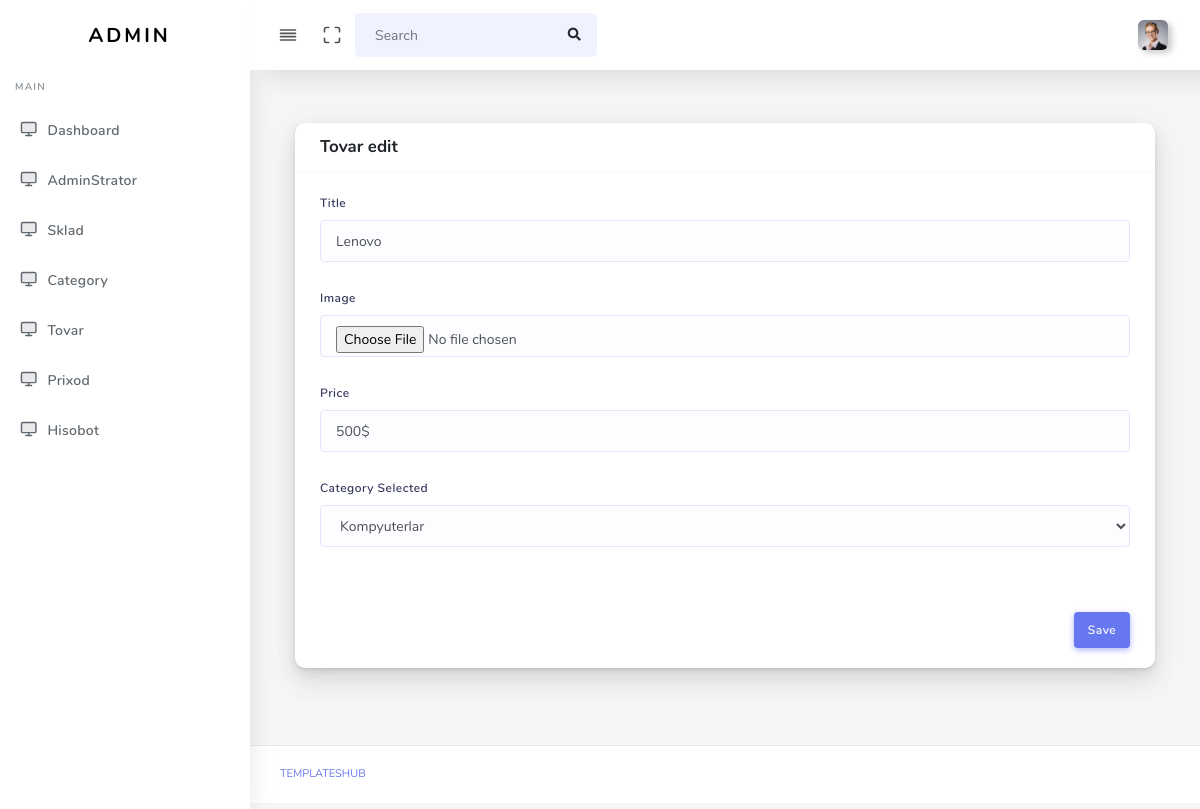
Page /tovar/edit.php?id=13 on the committed database.
### tables this page shows
CREATE TABLE `tovar` (
  `id` int NOT NULL,
  `title` varchar(255) NOT NULL,
  `price` varchar(255) NOT NULL,
  `image` varchar(255) NOT NULL,
  `created_at` text NOT NULL,
  `category` varchar(255) NOT NULL
);

CREATE TABLE `category` (
  `id` int NOT NULL,
  `name` varchar(255) NOT NULL,
  `created_at` text NOT NULL
);

### tovar/edit.php (the view)
<?php
$data = [
    'id' => $_GET['id']
];
try {
    $pdo = new PDO('mysql:host=localhost;dbname=sklad', 'root', '');
    $sql = "SELECT * FROM tovar WHERE id=:id";
    $query = $pdo->prepare($sql);
    $query->execute($data);
    $arrey = $query->fetch(PDO::FETCH_ASSOC);
    $sql2 = "SELECT * FROM category";
    $query2 = $pdo->prepare($sql2);
    $query2->execute();
    $arreys2 = $query2->fetchAll(PDO::FETCH_ASSOC);
    arsort( $arreys2);
   } catch (PDOExeption $th) {
      print "Error" . $th->getMessage();
   }
?>
<?php require_once "../header.php" ?>
<?php require_once "../sidebar.php" ?>
    <div class="main-content">
        <div class="section">
            <div class="col-12 col-md-6 col-lg-12">
                <div class="card">
                    <form action="./update.php?id=<?= $arrey['id'] ?>" method="POST" enctype="multipart/form-data">
                      <div class="card-header">
                        <h4> Tovar edit</h4>
                      </div>
                      <div class="card-body">
                        <div class="form-group">
                          <label>Title</label>
                          <input type="text" class="form-control" name="title" value="<?= $arrey['title'] ?>" required>
                        </div>
                        <div class="form-group">
                          <label>Image</label>
                          <input type="file" class="form-control" name="image" required>
                        </div>
                        <div class="form-group">
                          <label>Price</label>
                          <input type="text" class="form-control" name="price" value="<?= $arrey['price'] ?>" required>
                        </div>
                        <div class="form-group">
                                <label> Category Selected</label>
                                <select id="" name="category" class="form-control">
                                    <?php foreach ($arreys2 as $arrey1): ?>
                                        <option <?php echo $arrey['category'] ==  $arrey1['name'] ?  'selected'  : '' ?>    value="<?=  $arrey1['name']  ?>"><?= $arrey1['name'] ?></option>
                                     <?php endforeach; ?>
                                </select>
                            </div>
                      </div>
                      <div class="card-footer text-right">
                        <button type="submit" name="submit" class="btn btn-primary">Save</button>
                      </div>
                    </form>
                  </div>
            </div>
        </div>
    </div>
<?php require_once "../footer.php" ?>

### rows in the picture
tovar: title "Lenovo", price "500$", category "Kompyuterlar"
